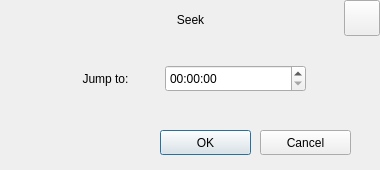
<?xml version="1.0" encoding="UTF-8"?>
<ui version="4.0">
 <class>TimeDialog</class>
 <widget class="QDialog" name="TimeDialog">
  <property name="geometry">
   <rect>
    <x>0</x>
    <y>0</y>
    <width>380</width>
    <height>170</height>
   </rect>
  </property>
  <property name="minimumSize">
   <size>
    <width>380</width>
    <height>170</height>
   </size>
  </property>
  <property name="maximumSize">
   <size>
    <width>380</width>
    <height>170</height>
   </size>
  </property>
  <property name="windowTitle">
   <string>Seek</string>
  </property>
  <widget class="QPushButton" name="okBtn">
   <property name="geometry">
    <rect>
     <x>160</x>
     <y>130</y>
     <width>91</width>
     <height>25</height>
    </rect>
   </property>
   <property name="text">
    <string>OK</string>
   </property>
  </widget>
  <widget class="QPushButton" name="cancelBtn">
   <property name="geometry">
    <rect>
     <x>260</x>
     <y>130</y>
     <width>91</width>
     <height>25</height>
    </rect>
   </property>
   <property name="text">
    <string>Cancel</string>
   </property>
  </widget>
  <widget class="QPushButton" name="closeBtn">
   <property name="geometry">
    <rect>
     <x>344</x>
     <y>0</y>
     <width>36</width>
     <height>36</height>
    </rect>
   </property>
   <property name="text">
    <string/>
   </property>
  </widget>
  <widget class="QLabel" name="title_label">
   <property name="geometry">
    <rect>
     <x>95</x>
     <y>10</y>
     <width>191</width>
     <height>20</height>
    </rect>
   </property>
   <property name="text">
    <string>Seek</string>
   </property>
   <property name="alignment">
    <set>Qt::AlignCenter</set>
   </property>
  </widget>
  <widget class="QLabel" name="time_label">
   <property name="geometry">
    <rect>
     <x>60</x>
     <y>64</y>
     <width>91</width>
     <height>29</height>
    </rect>
   </property>
   <property name="sizePolicy">
    <sizepolicy hsizetype="Minimum" vsizetype="Preferred">
     <horstretch>0</horstretch>
     <verstretch>0</verstretch>
    </sizepolicy>
   </property>
   <property name="text">
    <string>Jump to:</string>
   </property>
   <property name="alignment">
    <set>Qt::AlignCenter</set>
   </property>
   <property name="buddy">
    <cstring>time_edit</cstring>
   </property>
  </widget>
  <widget class="QTimeEdit" name="time_edit">
   <property name="geometry">
    <rect>
     <x>165</x>
     <y>65</y>
     <width>141</width>
     <height>27</height>
    </rect>
   </property>
  </widget>
 </widget>
 <resources/>
 <connections/>
</ui>
